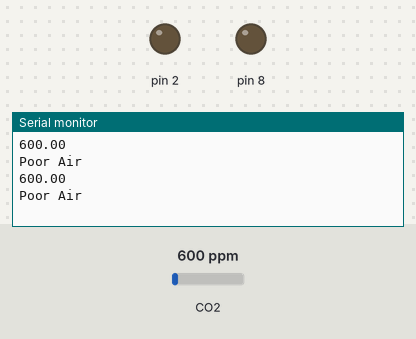
Recording of a sketch running on a simulated Arduino Uno, built with avr-gcc and run on an emulated ATmega328P. On the bench: output pins drawn as LEDs (lit = HIGH), the last lines printed to the serial monitor. The inputs (shaded band) are chosen by the test bench; at power-on: CO2 600 ppm.

Above: at 2.8 s.
2.9 s: CO2 set to 1975 ppm
At 3.6 s:
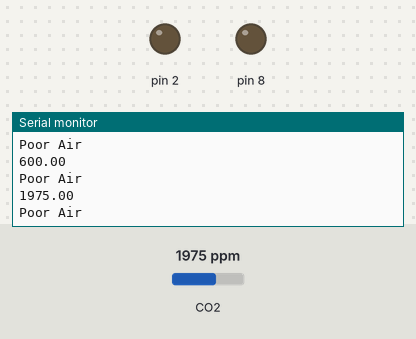
4.4 s: CO2 set to 2040 ppm
At 5.8 s:
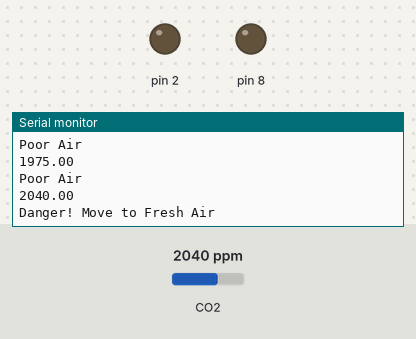
Timing chart, 0 to 7.4 s (numbered marks = the images above; inputs shaded):
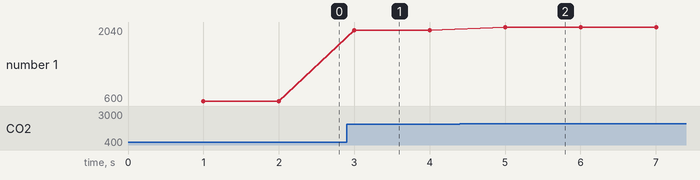

The sketch:

pollution_test.ino
```cpp
#include "MQ135.h"
const int sensorPin = 3;
int air_quality;
void setup()
{
  Serial.begin(9600);
  //delay(10);
  pinMode(2, OUTPUT);
  digitalWrite(2, 0);
  pinMode(8, OUTPUT);
  //esp8266.begin(115200); // your esp's baud rate might be different
  pinMode(sensorPin, INPUT);        //Gas sensor will be an input to the arduino

}
void loop()
{
  delay(1000);
  MQ135 gasSensor = MQ135(A0);
  float air_quality = gasSensor.getPPM();
  Serial.println(air_quality);
  if (air_quality <= 1000)
  {
    Serial.println("Poor Air");
  }
  else if (air_quality <= 2000 && air_quality >= 1000)
  {
    Serial.println("Poor Air");
  }
  else if (air_quality >= 2000 )
  {
    Serial.println("Danger! Move to Fresh Air");
  }
}
```

Measured:
- the behaviour switches between 2000 and 2001 ppm on CO2 (found by bisection; images 1 and 2)
- after the input at 2.9 s, the serial monitor: prints a new line after 0.10 s (image 1)
- after the input at 4.4 s, the serial monitor: prints a new line after 0.61 s (image 2)
- plotted number 1: 600 → 1975 after the input at 2.9 s, 1975 → 2040 after the input at 4.4 s
